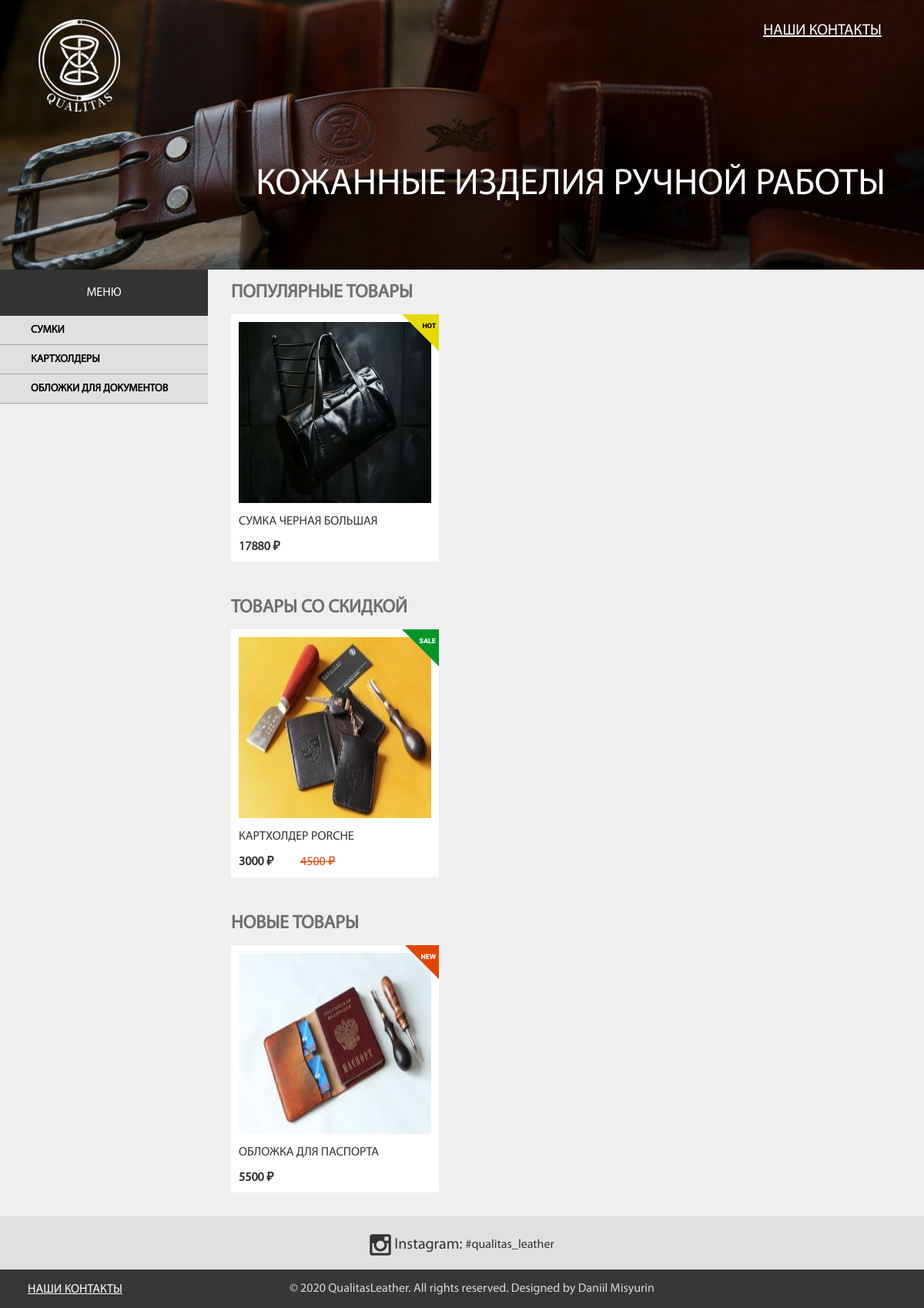
The page / on the database its author committed.
### appProductCategory/models.py (models this page shows, shortened)
class ProductCategory(models.Model):
    product_category_name = models.CharField(max_length=200, verbose_name='Категория товара')
    class Meta:
        verbose_name = "Категория товара"
        verbose_name_plural = "Категории товаров"

### appProductItem/models.py (models this page shows, shortened)
class ProductItem(models.Model):
    product_name = models.CharField(max_length=255, verbose_name='Наименование')
    product_category = models.ForeignKey(ProductCategory, on_delete=models.PROTECT, verbose_name='Категория товара')
    product_group = models.ForeignKey(ProductGroup, on_delete=models.PROTECT, verbose_name='Группа товара')
    product_price = models.CharField(max_length=255, verbose_name='Цена')
    product_old_price = models.CharField(max_length=255, default='-',  verbose_name='Старая цена')
    product_color = models.ForeignKey(ProductColor, on_delete=models.PROTECT, verbose_name='Цвет')
    product_material = models.ForeignKey(ProductMaterial, on_delete=models.PROTECT, verbose_name='Материал')
    product_fitting = models.ForeignKey(ProductFitting, on_delete=models.PROTECT, null=True, blank=True, verbose_name='Фурнитура')
    product_make_time = models.ForeignKey(ProductMakeTime, on_delete=models.PROTECT, verbose_name='Время изготовления')
    product_size = models.CharField(max_length=255, verbose_name='Размер')
    product_description = models.TextField(verbose_name='Описание')
    product_img_main = models.ImageField(upload_to='product_img/', verbose_name='Картинка для группы товаров 250х235')
    product_img_main_alt = models.CharField(max_length=255, verbose_name='Альтернативный текст фото')
    class Meta:
        verbose_name = "Товар"
        verbose_name_plural = "1. Товары"

### appCMS/views.py (the view)
# urls.py: path('', index_page),
def index_page(request):
    prodItemsInGroups = getProdItemInGroups()
    return render(request, './index.html', {
        'productCategoryList' : productCategoryList,
        'prodItemsInGroups' : prodItemsInGroups,
    })

### appProductItem/views.py (called while the page is built)
def getProdItemInGroups():
    products = ProductItem.objects.select_related('product_category').exclude(product_group=1)
    return products

### templates/index.html
{% extends 'base.html' %}
{% load static %}
{% block mainContent %}
<div class="main-content">
    <section class="product-grid">
        <h1 class="main-h1-title product-grid__title">Популярные товары</h1>
        <ul class="product-grid__list">
            {% for prodItem in prodItemsInGroups %}
                {% if prodItem.product_group.id == 4 %}
                    <li class="product">
                        <a href="/product/{{prodItem.id}}" class="product__link">
                            <div class="product__image-wraper">
                                <img src="{{prodItem.product_img_main.url}}" alt="{{prodItem.product_img_main_alt}}" class="product__img">
                            </div>
                            <div class="product__description-wrap">
                                <p class="product__title">{{prodItem.product_name}}</p>
                                <p class="product__price">{{prodItem.product_price}} &#8381;</p>
                            </div>
                            <span class="triangle-field-hot"></span>
                            <span class="triangle-text-hot">hot</span>
                        </a>
                    </li>
                {% endif %}
            {% endfor %}
        </ul>
    </section>
    <section class="product-grid">
        <h1 class="main-h1-title product-grid__title">Товары со скидкой</h1>
        <ul class="product-grid__list">
            {% for prodItem in prodItemsInGroups %}
                {% if prodItem.product_group.id == 2 %}
                    <li class="product">
                        <a href="/product/{{prodItem.id}}" class="product__link">
                            <div class="product__image-wraper">
                                <img src="{{prodItem.product_img_main.url}}" alt="{{prodItem.product_img_main_alt}}" class="product__img">
                            </div>
                            <div class="product__description-wrap">
                                <p class="product__title">{{prodItem.product_name}}</p>
                                <p class="product__price">{{prodItem.product_price}} &#8381;</p>
                                <p class="product__sale-price">{{prodItem.product_old_price}} &#8381;</p>
                            </div>
                            <span class="triangle-field-sale"></span>
                            <span class="triangle-text-sale">sale</span>
                        </a>
                    </li>
                {% endif %}
            {% endfor %}
        </ul>
    </section>
    <section class="product-grid">
        <h1 class="main-h1-title product-grid__title">Новые товары</h1>
        <ul class="product-grid__list">
            {% for prodItem in prodItemsInGroups %}
                {% if prodItem.product_group.id == 3 %}
                    <li class="product">
                        <a href="/product/{{prodItem.id}}" class="product__link">
                            <div class="product__image-wraper">
                                <img src="{{prodItem.product_img_main.url}}" alt="{{prodItem.product_img_main_alt}}" class="product__img">
                            </div>
                            <div class="product__description-wrap">
                                <p class="product__title">{{prodItem.product_name}}</p>
                                <p class="product__price">{{prodItem.product_price}} &#8381;</p>
                            </div>
                            <span class="triangle-field-new"></span>
                            <span class="triangle-text-new">new</span>
                        </a>
                    </li>
                {% endif %}
            {% endfor %}
        </ul>
    </section>
</div>
{% endblock %}

### templates/includes/nav-left.html (shortened to what this page needs)
{% load static %}
<nav class="main-nav">
    <div class="main-nav__title">
        <span class="main-nav__title-text">Меню</span>
    </div>
    <ul class="main-nav__list main-nav__list--closed main-nav__list--nojs">
        {% for productCategory in productCategoryList %}
        <li class="main-nav__item">
            <a class="main-nav__link" href="/category/{{productCategory.id}}">{{productCategory.product_category_name}}</a>
        </li>
        {% endfor %}
    </ul>
</nav>

### qualitasleather/static/css/style.css (style rules this page uses)
body { font-family: "MyriadPro"; font-size: 16px; font-weight: 400; font-style: normal; }
.main-nav__title { height: 60px; background-color: #333; color: #fff; text-align: center; line-height: 60px; text-transform: uppercase; position: relative; }
.main-nav__list { padding: 0; margin: 0; }
.main-nav__item { height: 37px; list-style: none; border-bottom: 1px solid #a2a2a1; }
.main-nav__link { display: block; height: 100%; padding-left: 40px; text-decoration: none; line-height: 37px; color: #000; font-weight: 900; font-size: 14px; background-color: #e0e0e0; text-transform: uppercase; }
.main-nav__list--closed { display: none; }
@media (min-width: 992px) { .main-nav { width: 270px; margin: 0; flex-shrink: 0; } }
@media (min-width: 992px) { .main-nav__list { display: block; } }
.main-content { padding-left: 20px; padding-right: 20px; padding-bottom: 0.1px; }
@media (min-width: 576px) { .main-content { padding-left: 40px; padding-right: 40px; } }
@media (min-width: 768px) { .main-content { padding-left: 20px; padding-right: 20px; } }
@media (min-width: 992px) { .main-content { padding-left: 25px; padding-right: 25px; width: 722px; } }
@media (min-width: 1200px) { .main-content { padding-left: 30px; padding-right: 30px; width: 870px; } }
.main-h1-title { height: 24px; font-size: 24px; text-transform: uppercase; color: #707070; margin: 0; padding-top: 17px; padding-bottom: 17px; }
.product-grid__list { margin: 0; padding: 0; }
.product { list-style: none; background-color: #fff; margin-bottom: 20px; }
.product__link { display: flex; padding: 10px; text-decoration: none; position: relative; }
.product__image-wraper { width: 90px; height: 85px; overflow: hidden; flex-shrink: 0; }
.product__img { width: 90px; height: 85px; }
.product__description-wrap { display: flex; flex-direction: column; flex-grow: 1; justify-content: space-between; font-size: 16px; color: #333; text-transform: uppercase; position: relative; padding-left: 15px; padding-top: 20px; padding-right: 20px; }
.product__title { margin: 0; line-height: 18px; }
.product__price { margin: 0; font-weight: 700; }
.product__sale-price { position: absolute; margin: 0; bottom: 0; left: 80px; font-weight: 400; color: #e24602; text-decoration:line-through }
@media (min-width: 576px) { .product-grid__list { display: flex; flex-wrap: wrap; justify-content: space-between; } }
@media (min-width: 576px) { .product { display: flex; width: 230px; margin-bottom: 30px; } }
@media (min-width: 576px) { .product__link { flex-direction: column; } }
@media (min-width: 576px) { .product__image-wraper { width: 210px; height: 196px; } }
@media (min-width: 576px) { .product__img { width: 210px; height: 196px; } }
@media (min-width: 576px) { .product__description-wrap { margin-left: 0px; padding: 0; } }
@media (min-width: 576px) { .product__title { padding: 15px 0 15px 0; } }
@media (min-width: 576px) { .product__price { margin-top: 0; } }
@media (min-width: 992px) { .product { width: 210px; } }
@media (min-width: 992px) { .product__image-wraper { width: 190px; height: 177px; } }
@media (min-width: 992px) { .product__img { width: 190px; height: 177dpx; } }
@media (min-width: 1200px) { .product { width: 270px; } }
@media (min-width: 1200px) { .product__image-wraper { width: 250px; height: 235px; } }
@media (min-width: 1200px) { .product__img { width: 250px; height: 235px; } }
.triangle-field-new { display: block; width: 0; height: 0; border: 22px solid transparent; border-top: 22px solid #e24602; border-right: 22px solid #e24602; position: absolute; top: 0; right: 0; }
.triangle-text-new { color: #ffffff; font-family: "Roboto"; font-size: 9px; font-weight: 400; text-transform: uppercase; position: absolute; top: 10px; right: 4px; }
.triangle-field-hot { display: block; width: 0; height: 0; border: 24px solid transparent; border-top: 24px solid #e6db00;; border-right: 24px solid #e6db00;; position: absolute; top: 0; right: 0; }
.triangle-text-hot { color: #000000; font-family: "Roboto"; font-size: 9px; font-weight: 400; text-transform: uppercase; position: absolute; top: 10px; right: 4px; }
.triangle-field-sale { display: block; width: 0; height: 0; border: 24px solid transparent; border-top: 24px solid #06952a; border-right: 24px solid #06952a; position: absolute; top: 0; right: 0; }
.triangle-text-sale { color: #ffffff; font-family: "Roboto"; font-size: 9px; font-weight: 400; text-transform: uppercase; position: absolute; top: 10px; right: 4px; }

### rows shown on the page
ProductCategory: product_category_name "СУМКИ"
ProductCategory: product_category_name "КАРТХОЛДЕРЫ"
ProductCategory: product_category_name "ОБЛОЖКИ ДЛЯ ДОКУМЕНТОВ"
ProductItem: product_img_main (picture), product_name "СУМКА ЧЕРНАЯ БОЛЬШАЯ", product_price "17880"
ProductItem: product_img_main (picture), product_name "КАРТХОЛДЕР PORCHE", product_price "3000", product_old_price "4500"
ProductItem: product_img_main (picture), product_name "ОБЛОЖКА ДЛЯ ПАСПОРТА", product_price "5500"
